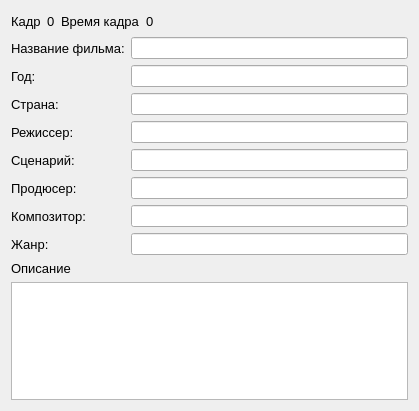
<?xml version="1.0" encoding="UTF-8"?>
<ui version="4.0">
 <class>Film</class>
 <widget class="QDialog" name="Film">
  <property name="geometry">
   <rect>
    <x>0</x>
    <y>0</y>
    <width>419</width>
    <height>411</height>
   </rect>
  </property>
  <property name="windowTitle">
   <string>Фильм</string>
  </property>
  <layout class="QGridLayout" name="gridLayout">
   <item row="0" column="0">
    <layout class="QVBoxLayout" name="verticalLayout_4">
     <item>
      <layout class="QHBoxLayout" name="horizontalLayout">
       <item>
        <widget class="QLabel" name="label_7">
         <property name="font">
          <font>
           <pointsize>10</pointsize>
          </font>
         </property>
         <property name="text">
          <string>Кадр</string>
         </property>
        </widget>
       </item>
       <item>
        <widget class="QLabel" name="label_kadr">
         <property name="font">
          <font>
           <pointsize>10</pointsize>
          </font>
         </property>
         <property name="text">
          <string>0</string>
         </property>
        </widget>
       </item>
       <item>
        <widget class="QLabel" name="label_11">
         <property name="font">
          <font>
           <pointsize>10</pointsize>
          </font>
         </property>
         <property name="text">
          <string>Время кадра</string>
         </property>
        </widget>
       </item>
       <item>
        <widget class="QLabel" name="label_time">
         <property name="font">
          <font>
           <pointsize>10</pointsize>
          </font>
         </property>
         <property name="text">
          <string>0</string>
         </property>
        </widget>
       </item>
       <item>
        <spacer name="horizontalSpacer_2">
         <property name="orientation">
          <enum>Qt::Horizontal</enum>
         </property>
         <property name="sizeHint" stdset="0">
          <size>
           <width>40</width>
           <height>20</height>
          </size>
         </property>
        </spacer>
       </item>
      </layout>
     </item>
     <item>
      <layout class="QHBoxLayout" name="horizontalLayout_2">
       <item>
        <layout class="QVBoxLayout" name="verticalLayout_2">
         <item>
          <widget class="QLabel" name="label_6">
           <property name="font">
            <font>
             <pointsize>10</pointsize>
            </font>
           </property>
           <property name="text">
            <string>Название фильма:</string>
           </property>
          </widget>
         </item>
         <item>
          <widget class="QLabel" name="label_2">
           <property name="font">
            <font>
             <pointsize>10</pointsize>
            </font>
           </property>
           <property name="text">
            <string>Год:</string>
           </property>
          </widget>
         </item>
         <item>
          <widget class="QLabel" name="label_3">
           <property name="font">
            <font>
             <pointsize>10</pointsize>
            </font>
           </property>
           <property name="text">
            <string>Страна:</string>
           </property>
          </widget>
         </item>
         <item>
          <widget class="QLabel" name="label_4">
           <property name="font">
            <font>
             <pointsize>10</pointsize>
            </font>
           </property>
           <property name="text">
            <string>Режиссер:</string>
           </property>
          </widget>
         </item>
         <item>
          <widget class="QLabel" name="label_5">
           <property name="font">
            <font>
             <pointsize>10</pointsize>
            </font>
           </property>
           <property name="text">
            <string>Сценарий:</string>
           </property>
          </widget>
         </item>
         <item>
          <widget class="QLabel" name="label_9">
           <property name="font">
            <font>
             <pointsize>10</pointsize>
            </font>
           </property>
           <property name="text">
            <string>Продюсер:</string>
           </property>
          </widget>
         </item>
         <item>
          <widget class="QLabel" name="label_14">
           <property name="font">
            <font>
             <pointsize>10</pointsize>
            </font>
           </property>
           <property name="text">
            <string>Композитор:</string>
           </property>
          </widget>
         </item>
         <item>
          <widget class="QLabel" name="label_15">
           <property name="font">
            <font>
             <pointsize>10</pointsize>
            </font>
           </property>
           <property name="text">
            <string>Жанр:</string>
           </property>
          </widget>
         </item>
        </layout>
       </item>
       <item>
        <layout class="QVBoxLayout" name="verticalLayout">
         <item>
          <widget class="QLineEdit" name="film_name">
           <property name="readOnly">
            <bool>true</bool>
           </property>
          </widget>
         </item>
         <item>
          <widget class="QLineEdit" name="film_year">
           <property name="readOnly">
            <bool>true</bool>
           </property>
          </widget>
         </item>
         <item>
          <widget class="QLineEdit" name="film_country">
           <property name="readOnly">
            <bool>true</bool>
           </property>
          </widget>
         </item>
         <item>
          <widget class="QLineEdit" name="film_director">
           <property name="readOnly">
            <bool>true</bool>
           </property>
          </widget>
         </item>
         <item>
          <widget class="QLineEdit" name="film_script">
           <property name="readOnly">
            <bool>true</bool>
           </property>
          </widget>
         </item>
         <item>
          <widget class="QLineEdit" name="film_producer">
           <property name="readOnly">
            <bool>true</bool>
           </property>
          </widget>
         </item>
         <item>
          <widget class="QLineEdit" name="film_composer">
           <property name="readOnly">
            <bool>true</bool>
           </property>
          </widget>
         </item>
         <item>
          <widget class="QLineEdit" name="film_genre">
           <property name="readOnly">
            <bool>true</bool>
           </property>
          </widget>
         </item>
        </layout>
       </item>
      </layout>
     </item>
     <item>
      <layout class="QVBoxLayout" name="verticalLayout_3">
       <item>
        <widget class="QLabel" name="label_16">
         <property name="font">
          <font>
           <pointsize>10</pointsize>
          </font>
         </property>
         <property name="text">
          <string>Описание</string>
         </property>
        </widget>
       </item>
       <item>
        <widget class="QTextEdit" name="film_description">
         <property name="readOnly">
          <bool>true</bool>
         </property>
        </widget>
       </item>
      </layout>
     </item>
    </layout>
   </item>
  </layout>
 </widget>
 <tabstops>
  <tabstop>film_name</tabstop>
  <tabstop>film_year</tabstop>
  <tabstop>film_country</tabstop>
  <tabstop>film_director</tabstop>
  <tabstop>film_script</tabstop>
  <tabstop>film_producer</tabstop>
  <tabstop>film_composer</tabstop>
  <tabstop>film_genre</tabstop>
  <tabstop>film_description</tabstop>
 </tabstops>
 <resources/>
 <connections/>
</ui>
